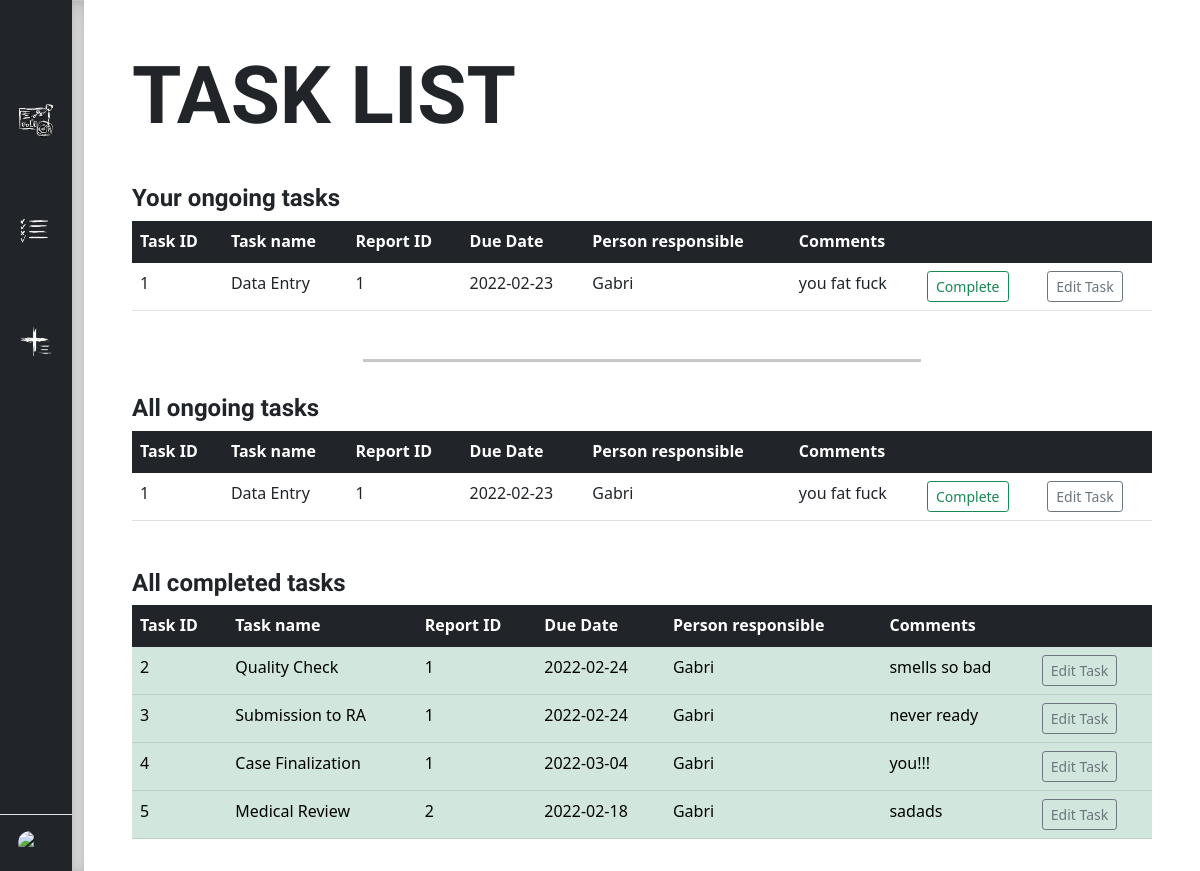
Screenshot of /task_list (signed in) with the database file from the repository.
### main.py (models this page shows)
class Task(UserMixin, db.Model):
    __tablename__ = "task"
    id = db.Column(db.Integer, primary_key=True, nullable=False)
    taskowner_id = db.Column(db.Integer, db.ForeignKey("user.id"))
    report_id = db.Column(db.Integer, db.ForeignKey("report.id"))
    task_name = db.Column(db.String(500), nullable=True)
    due_date = db.Column(db.Date, nullable=True)
    completed = db.Column(db.Boolean(), nullable=True)
    task_comments = db.Column(db.String(500), nullable=True)

class Report(UserMixin, db.Model):
    __tablename__ = "report"
    id = db.Column(db.Integer, primary_key=True, nullable=False)
    date_received = db.Column(db.Date, nullable=True)
    day_zero = db.Column(db.Date, nullable=True)
    case_id = db.Column(db.String(250), nullable=True)
    case_version = db.Column(db.String(250), nullable=True)
    other_case_id = db.Column(db.String(250), nullable=True)
    serious = db.Column(db.String(250), nullable=True)
    listed = db.Column(db.String(250), nullable=True)
    expedited = db.Column(db.Boolean, nullable=True)
    exchange = db.Column(db.Boolean, nullable=True)
    comments = db.Column(db.String(500), nullable=True)
    report_tasks = db.relationship("Task", backref="report")

class User(UserMixin, db.Model):
    __tablename__ = "user"
    id = db.Column(db.Integer, primary_key=True)
    username = db.Column(db.String(250), unique=True, nullable=False)
    password = db.Column(db.String(500), nullable=False)
    email = db.Column(db.String(250), unique=True, nullable=False)
    user_tasks = db.relationship("Task", backref='taskowner')

### main.py (the view)
@app.route("/task_list")
@login_required
def task_list():
    your_tasks = Task.query.filter_by(taskowner_id=current_user.id, completed=False).all()
    all_ongoing_tasks = Task.query.filter_by(completed=False).all()
    all_completed_tasks = Task.query.filter_by(completed=True).all()
    return render_template("task_list.html", your_tasks=your_tasks, all_ongoing_tasks=all_ongoing_tasks,
                           all_completed_tasks=all_completed_tasks)

### main.py (called while the page is built)
@login_manager.user_loader
def load_user(user_id):
    return User.query.get(int(user_id))

### templates/task_list.html (shortened to what this page needs)
<!DOCTYPE html>
<html lang="en">
<head>
    <link href="https://cdn.jsdelivr.net/npm/bootstrap@5.1.3/dist/css/bootstrap.min.css" rel="stylesheet">
    <link rel="stylesheet" href="/static/css/dashboard_style.css">
</head>
<body id="tasklist">
    <main>
    <div class="d-flex flex-column flex-shrink-0 bg-dark" style="width: 4.5rem; max-height: 100vh">
        <a href="/" class="d-block p-3 link-dark text-decoration-none" title="" data-bs-toggle="tooltip" data-bs-placement="right" data-bs-original-title="Icon-only">
          <svg class="bi" width="40" height="32"><use xlink:href="#bootstrap"></use></svg>
        </a>
        <ul class="nav nav-pills nav-flush flex-column mb-auto text-center">
          <li class="nav-item">
            <a href="{{ url_for('dashboard') }}" class="nav-link py-3" title="Dashboard" data-bs-toggle="tooltip" data-bs-placement="right" data-bs-original-title="Home">
              <img class="bi" width="34" height="34" src="/static/images/dashboard1.png" alt="Dashboard"></img>
            </a>
          </li>
          <li class="nav-item">
            <a href="{{ url_for('task_list') }}" class="nav-link py-3" title="Task List" data-bs-toggle="tooltip" data-bs-placement="right" data-bs-original-title="Task list">
                <img class="bi" width="34" height="34" src="/static/images/task_list.png" alt="Task List"></img>
            </a>
          </li>
          <li class="nav-item">
            <a href="{{ url_for('new_report') }}" class="nav-link py-3" title="New Report" data-bs-toggle="tooltip" data-bs-placement="right" data-bs-original-title="New Report">
                <img class="bi" width="34" height="34" src="/static/images/new_report.png" alt="Add Report"></img>
            </a>
          </li>
        </ul>
        <div class="dropdown border-top">
          <a href="#" class="d-flex align-items-center justify-content-center p-3 link-dark text-decoration-none dropdown-toggle" id="dropdownUser3" data-bs-toggle="dropdown" aria-expanded="false">
            <img src="https://github.com/mdo.png" alt="mdo" width="24" height="24" class="rounded-circle">
          </a>
        </div>
      </div>
      <div class="b-example-divider"></div>
      <div class="container-fluid p-0 scrollable">
        <div class="row w-100 m-0">
          <h1>TASK LIST</h1>
          <div class="tasklist_box">
            <h2>Your ongoing tasks</h2>
            <table class="table table-hover table-responsive">
              <thead class="table-dark">
                <th>Task ID</th>
                <th>Task name</th>
                <th>Report ID</th>
                <th>Due Date</th>
                <th>Person responsible</th>
                <th>Comments</th>
                <th></th>
                <th></th>
              </thead>
              <tbody>
              {% for task in your_tasks %}
              <tr>
                <td>{{ task.id }}</td>
                <td>{{ task.task_name }}</td>
                <td>{{ task.report.id }}</td>
                <td>{{ task.due_date }}</td>
                <td>{{ task.taskowner.username }}</td>
                <td>{{ task.task_comments }}</td>
                <td>
                  <form action="{{ url_for('complete_task', task_id=task.id) }}" method="get">
                  <input type="submit" class="btn btn-outline-success btn-sm" value="Complete"></input>
                  </form>
                </td>
                <td>
                  <form action="{{ url_for('edit_task', task_id=task.id) }}" method="get">
                  <input type="submit" class="btn btn-outline-secondary btn-sm" value="Edit Task"></input>
                  </form>
                </td>
              </tr>
              {% endfor %}
              </tbody>
            </table>
          </div>
          <hr>
          <div class="tasklist_box">
            <h2>All ongoing tasks</h2>
            <table class="table table-hover table-responsive">
              <thead class="table-dark">
                <th>Task ID</th>
                <th>Task name</th>
                <th>Report ID</th>
                <th>Due Date</th>
                <th>Person responsible</th>
                <th>Comments</th>
                <th></th>
                <th></th>
              </thead>
              <tbody>
              {% for task in all_ongoing_tasks %}
              <tr>
                <td>{{ task.id }}</td>
                <td>{{ task.task_name }}</td>
                <td>{{ task.report.id }}</td>
                <td>{{ task.due_date }}</td>
                <td>{{ task.taskowner.username }}</td>
                <td>{{ task.task_comments }}</td>
                <td>
                  <form action="{{ url_for('complete_task', task_id=task.id) }}" method="get">
                    <input type="submit" class="btn btn-outline-success btn-sm" value="Complete"></input>
                    </form>
                </td>
                <td>
                  <form action="{{ url_for('edit_task', task_id=task.id) }}" method="get">
                  <input type="submit" class="btn btn-outline-secondary btn-sm" value="Edit Task"></input>
                  </form>
                </td>
              </tr>
              {% endfor %}
              </tbody>
            </table>
          </div>
          <div class="tasklist_box">
            <h2>All completed tasks</h2>
            <table class="table table-hover table-responsive">
              <thead class="table-dark">
                <th>Task ID</th>
                <th>Task name</th>
                <th>Report ID</th>
                <th>Due Date</th>
                <th>Person responsible</th>
                <th>Comments</th>
                <th></th>
              </thead>
              <tbody>
              {% for task in all_completed_tasks %}
              <tr class="table-success">
                <td>{{ task.id }}</td>
                <td>{{ task.task_name }}</td>
                <td>{{ task.report.id }}</td>
                <td>{{ task.due_date }}</td>
                <td>{{ task.taskowner.username }}</td>
                <td>{{ task.task_comments }}</td>
                <td>
                  <form action="{{ url_for('edit_task', task_id=task.id) }}" method="get">
                  <input type="submit" class="btn btn-outline-secondary btn-sm" value="Edit Task"></input>
                  </form>
                </td>
              </tr>
              {% endfor %}
              </tbody>
            </table>
          </div>
        </div>
      </div>
    </main>
</body>
</html>

### static/css/dashboard_style.css (style rules this page uses)
body { min-height: 100vh; min-height: -webkit-fill-available; overflow-y: hidden; }
html { height: -webkit-fill-available; }
main { display: flex; flex-wrap: nowrap; height: 100vh; height: -webkit-fill-available; overflow-x: auto; overflow-y: hidden; }
h1 { font-family: 'Spartan', sans-serif; font-weight: 900; font-size: 5rem; }
h2 { font-family: 'Spartan', sans-serif; font-weight: 700; font-size: 1.5rem; }
.b-example-divider { flex-shrink: 0; width: 0.75rem; height: 100vh; background-color: rgba(0, 0, 0, .1); border: solid rgba(0, 0, 0, .15); border-width: 1px 0; box-shadow: inset 0 .5em 1.5em rgba(0, 0, 0, .1), inset 0 .125em .5em rgba(0, 0, 0, .15); }
.bi { vertical-align: -.125em; pointer-events: none; fill: #FFF; }
.dropdown-toggle { outline: 0; }
.nav-flush .nav-link { border-radius: 0; }
.nav-item { margin: 20px 0 20px; }
.scrollable { overflow-y: auto !important; height: 100vh; }
#tasklist h1 { padding: 3rem 3rem 1rem; }
#tasklist hr { width: 50%; margin: 1rem auto 1rem auto; height: 3px; }
.tasklist_box { padding: 1rem 3rem 1rem; }

### rows the page displays
Task: id "1", task_name "Data Entry", report.id "1", due_date "2022-02-23", taskowner.username "Gabri", task_comments "you fat fuck"
Task: id "2", task_name "Quality Check", report.id "1", due_date "2022-02-24", taskowner.username "Gabri", task_comments "smells so bad"
Task: id "3", task_name "Submission to RA", report.id "1", due_date "2022-02-24", taskowner.username "Gabri", task_comments "never ready"
Task: id "4", task_name "Case Finalization", report.id "1", due_date "2022-03-04", taskowner.username "Gabri", task_comments "you!!!"
Task: id "5", task_name "Medical Review", report.id "2", due_date "2022-02-18", taskowner.username "Gabri", task_comments "sadads"
